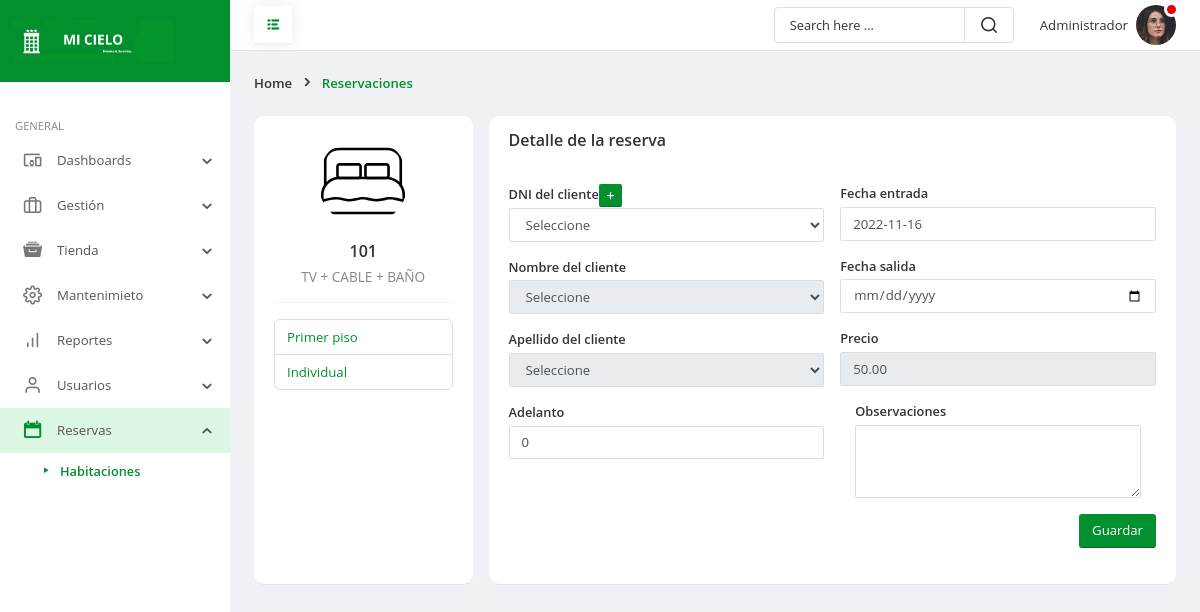
The app's page /frontend/rs_habitacion/mostrar.php?id=1 (signed in) with its own data.
### tables this page shows
CREATE TABLE `habitaciones` (
  `idhab` int(11) NOT NULL,
  `numiha` char(3) NOT NULL,
  `detaha` text NOT NULL,
  `precha` decimal(10,2) NOT NULL,
  `idps` int(11) NOT NULL,
  `idhc` int(11) NOT NULL,
  `estadha` char(1) NOT NULL,
  `fere` timestamp NOT NULL DEFAULT current_timestamp() ON UPDATE current_timestamp()
);

CREATE TABLE `pisos` (
  `idps` int(11) NOT NULL,
  `nompis` varchar(30) NOT NULL,
  `estp` char(1) NOT NULL,
  `fere` timestamp NOT NULL DEFAULT current_timestamp() ON UPDATE current_timestamp()
);

CREATE TABLE `hcate` (
  `idhc` int(11) NOT NULL,
  `nomhc` varchar(35) NOT NULL,
  `estahc` char(1) NOT NULL,
  `fere` timestamp NOT NULL DEFAULT current_timestamp() ON UPDATE current_timestamp()
);

### frontend/rs_habitacion/mostrar.php (the view, shortened to what this page needs)
<!doctype html>
<html lang="es">
	<head>
		<link rel="stylesheet" href="../../backend/css/bootstrap.min.css">
		<link rel="stylesheet" href="../../backend/fonts/style.css">
		<link rel="stylesheet" href="../../backend/css/main.css">
		<link rel="stylesheet" href="../../backend/vendor/datatables/dataTables.bs4.css" />
		<link rel="stylesheet" href="../../backend/vendor/datatables/dataTables.bs4-custom.css" />
		<link href="../../backend/vendor/datatables/buttons.bs.css" rel="stylesheet" />
	</head>
	<body>
		<div class="page-wrapper">
			<nav id="sidebar" class="sidebar-wrapper">
				<div class="sidebar-brand">
					<a href="../administrador/escritorio.php" class="logo">
						<img src="../../backend/img/rt.png" alt="Hotel mi cielo" />
					</a>
				</div>
				<div class="sidebar-content">
					<div class="sidebar-menu">
						<ul>
							<li class="header-menu">General</li>
							<li class="sidebar-dropdown">
								<a href="#">
									<i class="icon-devices_other"></i>
									<span class="menu-text">Dashboards</span>
								</a>
							</li>
							<li class="sidebar-dropdown">
								<a href="#">
									<i class="icon-briefcase"></i>
									<span class="menu-text">Gestión</span>
								</a>
							</li>
							<li class="sidebar-dropdown">
								<a href="#">
									<i class="icon-archive"></i>
									<span class="menu-text">Tienda</span>
								</a>
							</li>
							<li class="sidebar-dropdown">
								<a href="#">
									<i class="icon-settings1"></i>
									<span class="menu-text">Mantenimieto</span>
								</a>
							</li>
							<li class="sidebar-dropdown">
								<a href="#">
									<i class="icon-bar-chart"></i>
									<span class="menu-text">Reportes</span>
								</a>
							</li>
							<li class="sidebar-dropdown">
								<a href="#">
									<i class="icon-user1"></i>
									<span class="menu-text">Usuarios</span>
								</a>
							</li>
							<li class="sidebar-dropdown active">
								<a href="#">
									<i class="icon-calendar"></i>
									<span class="menu-text">Reservas</span>
								</a>
								<div class="sidebar-submenu">
									<ul>
										<li>
											<a href="#" class="current-page">Habitaciones</a>
										</li>
									</ul>
								</div>
							</li>
						</ul>
					</div>
				</div>
			</nav>
			<div class="page-content">
				<header class="header">
					<div class="toggle-btns">
						<a id="pin-sidebar" href="#">
							<i class="icon-list"></i>
						</a>
					</div>
					<div class="header-items">
						<div class="custom-search">
							<input type="text" class="search-query" placeholder="Search here ...">
							<i class="icon-search1"></i>
						</div>
						<ul class="header-actions">
							<li class="dropdown">
								<a href="#" id="userSettings" class="user-settings" data-toggle="dropdown" aria-haspopup="true">
									<span class="user-name"><?php echo $_SESSION['nombre']; ?></span>
									<span class="avatar">
										<img src="../../backend/img/user24.png" alt="avatar">
										<span class="status busy"></span>
									</span>
								</a>
							</li>
						</ul>
					</div>
				</header>
				<div class="page-header">
					<ol class="breadcrumb">
						<li class="breadcrumb-item">Home</li>
						<li class="breadcrumb-item active">Reservaciones</li>
					</ol>
				</div>
<div class="main-container">
					<div class="row gutters">
						<?php
require '../../backend/config/Conexion.php';
 $id = $_GET['id'];
 $sentencia = $connect->prepare("SELECT habitaciones.idhab, habitaciones.numiha, habitaciones.detaha, habitaciones.precha, pisos.idps, pisos.nompis, hcate.idhc, hcate.nomhc, habitaciones.estadha FROM habitaciones INNER JOIN pisos ON habitaciones.idps =pisos.idps INNER JOIN hcate ON habitaciones.idhc =hcate.idhc  WHERE idhab= '$id';");
 $sentencia->execute();
$data =  array();
if($sentencia){
  while($r = $sentencia->fetchObject()){
    $data[] = $r;
  }
}
   ?>
   <?php if(count($data)>0):?>
        <?php foreach($data as $d):?>
						<div class="col-xl-3 col-lg-3 col-md-12 col-sm-12 col-12">
							<div class="card h-100">
								<div class="card-body">
									<div class="account-settings">
										<div class="user-profile">
											<div class="user-avatar">
												<img src="../../backend/img/room.svg" alt="Room" />
											</div>
											<h5 class="user-name"><?php echo $d->numiha; ?></h5>
											<h6 class="user-email"><?php echo $d->detaha; ?></h6>
										</div>
										<div class="list-group">
											<a href="#" class="list-group-item"><?php echo $d->nompis; ?></a>
											<a href="#" class="list-group-item"><?php echo $d->nomhc; ?></a>
										</div>
									</div>
								</div>
							</div>
						</div>
						<div class="col-xl-9 col-lg-9 col-md-12 col-sm-12 col-12">
							<div class="card h-100">
								<div class="card-header">
									<div class="card-title">Detalle de la reserva</div>
								</div>
								<div class="card-body">
							<form method="POST" action="" enctype="multipart/form-data" autocomplete="off">
									<div class="row gutters">
										<div class="col-xl-6 col-lg-6 col-md-6 col-sm-6 col-12">
											<div class="form-group">
												<label for="fullName">DNI del cliente</label><button class="btn btn-primary btn-sm" data-toggle="modal" data-target="#addNewDocument"><i class="icon-plus"></i></button>
								<select class="form-control" name="rxdoc" id="doc" required>
									<option>Seleccione</option>
								</select>
											</div>
											<div class="form-group">
												<label for="eMail">Nombre del cliente</label>
								<select class="form-control"  id="docname" disabled>
									<option>Seleccione</option>
								</select>
											</div>
											<div class="form-group">
												<label for="phone">Apellido del cliente</label>
								<select class="form-control"  id="doclas" disabled>
									<option>Seleccione</option>
								</select>
											</div>
												<div class="form-group">
												<label for="sTate">Adelanto</label>
												<input type="number" min="0" value="0" class="form-control" name="rxade">
											</div>
										</div>
										<div class="col-xl-6 col-lg-6 col-md-6 col-sm-6 col-12">
											<div class="form-group">
												<label for="addRess">Fecha entrada</label>
												<input type="text" class="form-control" name="rxent" value="<?php $fechaActual = date('Y-m-d'); echo $fechaActual;?>">
											</div>
											<div class="form-group">
												<label for="ciTy">Fecha salida</label>
												<input type="date" class="form-control" required name="rxsal">
											</div>
											<div class="form-group">
												<label for="sTate">Precio</label>
												<input type="text" class="form-control" value="<?php echo $d->precha; ?>" readonly>
											</div>
											<div class="col-xl-12 col-lg-12 col-md-12 col-sm-12 col-12">
												<div class="form-group">
													<label for="sTate">Observaciones</label>
													<textarea class="form-control" name="rxobs"  rows="3"></textarea>
												</div>
											</div>
										</div>
										<div class="col-xl-12 col-lg-12 col-md-12 col-sm-12 col-12">
											<div class="text-right">
												<button type="submit" name="insertar" class="btn btn-primary">Guardar</button>
											</div>
										</div>
									</div>
							</form>
								</div>
							</div>
						</div>
						<?php endforeach; ?>
    <?php else:?>
      <p class="alert alert-warning">No hay datos</p>
    <?php endif; ?>
					</div>
				</div>
		</div>
	</body>
</html>

### records on screen
habitaciones: numiha "101", detaha "TV + CABLE + BAÑO", idps.nompis "Primer piso", idhc.nomhc "Individual", rxent "2022-11-16", precha "50.00"

### other values on screen
$_SESSION['nombre'] "Administrador"
